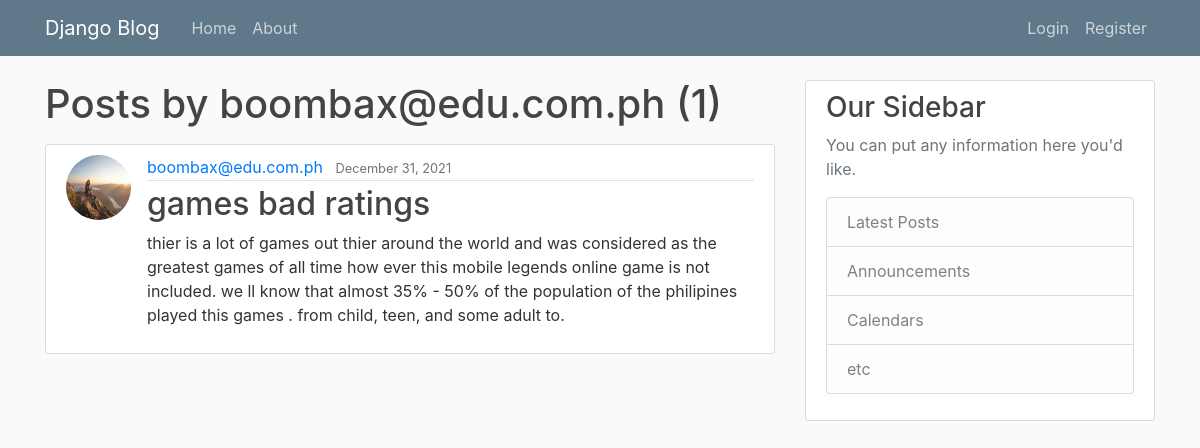
/user/boombax@edu.com.ph, run on the app's committed database.
### blog/models.py (models this page shows, shortened)
class Post(models.Model):
    title = models.CharField(max_length=100)
    content = models.TextField()
    date_posted = models.DateTimeField(default=timezone.now)
    author = models.ForeignKey(User, on_delete=models.CASCADE)

### users/models.py (models this page shows, shortened)
class Profile(models.Model):
    user = models.OneToOneField(User, on_delete=models.CASCADE)
    image = models.ImageField(default='default.jpg', upload_to='profile_pics')

### blog/views.py (the view)
# urls.py: path('user/<str:username>', UserPostListView.as_view(), name='user-posts'),
class UserPostListView(ListView):
    model = Post
    template_name = 'blog/user_posts.html'  # <app>/<model>_<viewtype>.html
    context_object_name = 'posts'
    paginate_by = 5
    def get_queryset(self):
        user = get_object_or_404(User, username=self.kwargs.get('username'))
        return Post.objects.filter(author=user).order_by('-date_posted')

### blog/Templates/blog/user_posts.html (shortened to what this page needs)
{% extends "blog/base.html" %}
{% block content %}
    <h1 class="mb-3">Posts by {{ view.kwargs.username }} ({{ page_obj.paginator.count }})</h1>
    {% for post in posts %}
        <article class="media content-section">
          <img class="rounded-circle article-img" src="{{ post.author.profile.image.url }}">
          <div class="media-body">
            <div class="article-metadata">
              <a class="mr-2" href="{% url 'user-posts' post.author.username %}">{{ post.author }}</a>
              <small class="text-muted">{{ post.date_posted|date:"F d, Y" }}</small>
            </div>
            <h2><a class="article-title" href="{% url 'post-detail' post.id %}">{{ post.title }}</a></h2>
            <p class="article-content">{{ post.content }}</p>
          </div>
        </article>
    {% endfor %}
{% endblock content %}

### blog/static/blog/main.css (style rules this page uses)
body { background: #fafafa; color: #333333; margin-top: 5rem; }
h1, h2, h3, h4, h5, h6 { color: #444444; }
.content-section { background: #ffffff; padding: 10px 20px; border: 1px solid #dddddd; border-radius: 3px; margin-bottom: 20px; }
.article-title { color: #444444; }
.article-content { white-space: pre-line; }
.article-img { height: 65px; width: 65px; margin-right: 16px; }
.article-metadata { padding-bottom: 1px; margin-bottom: 4px; border-bottom: 1px solid #e3e3e3 }

### data on the page
Post: author.profile.image (placeholder picture), author "boombax@edu.com.ph", date_posted "December 31, 2021", title "games bad ratings", content "thier is a lot of games out thier around the world and was considered as the greatest games of all time how ever this mobile legends online game is not included. we ll know that almost 35% - 50% of the population of the philipines played this games . from child, teen, and some adult to."

### other printed values
{{ view.kwargs.username }} "boombax@edu.com.ph"
{{ page_obj.paginator.count }} "1"
